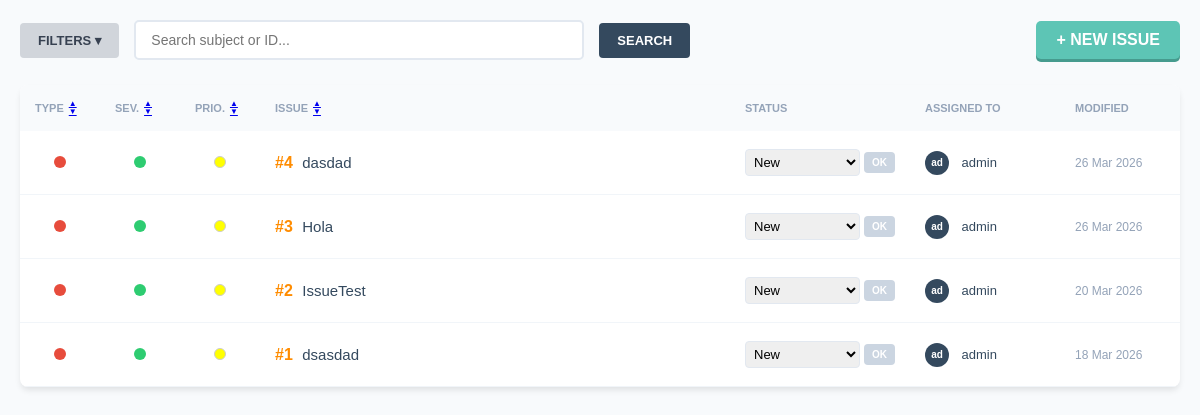
Before: / with the older database file.
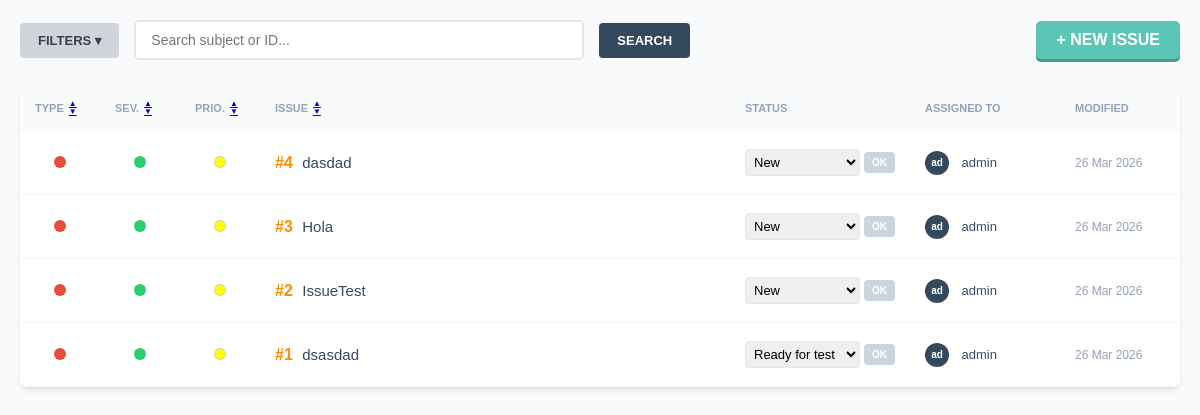
After: the same page with the newer database file.
### issues/models.py (models this page shows, shortened)
class Issue(models.Model):
    STATUS_CHOICES = [('New', 'New'), ('In Progress', 'In Progress'), ('Ready for test', 'Ready for test'), ('Closed', 'Closed'), ('Needs Info', 'Needs Info'), ('Rejected', 'Rejected'), ('Postponed', 'Postponed')]
    PRIORITY_CHOICES = [('Low', 'Low'), ('Normal', 'Normal'), ('High', 'High')]
    TYPE_CHOICES = [('Bug', 'Bug'), ('Question', 'Question'), ('Enhancement', 'Enhancement')]
    SEVERITY_CHOICES = [('Minor', 'Minor'), ('Normal', 'Normal'), ('Important', 'Important'), ('Critical', 'Critical')]
    subject = models.CharField(max_length=200) # En Taiga és 'Subject', no 'Title'
    description = models.TextField(blank=True)
    creator = models.ForeignKey(User, on_delete=models.CASCADE, related_name='created_issues')
    assignee = models.ForeignKey(User, on_delete=models.SET_NULL, null=True, blank=True, related_name='assigned_issues')
    status = models.CharField(max_length=20, choices=STATUS_CHOICES, default='New')
    priority = models.CharField(max_length=20, choices=PRIORITY_CHOICES, default='Normal')
    issue_type = models.CharField(max_length=20, choices=TYPE_CHOICES, default='Bug')
    issue_severity = models.CharField(max_length=20, choices=SEVERITY_CHOICES, default='Normal')
    deadline = models.DateField(null=True, blank=True)
    created_at = models.DateTimeField(auto_now_add=True)
    modified_at = models.DateTimeField(auto_now=True)

### issues/views.py (the view)
# urls.py: path('', issue_list, name='issue_list'),      # La página principal será la lista
def issue_list(request):
    order_param = request.GET.get('order_by', '-created_at')
    issues = Issue.objects.all().order_by(order_param)
    selected_types = request.GET.getlist('issue_type')
    selected_statuses = request.GET.getlist('filter_status')
    selected_severities = request.GET.getlist('issue_severity')
    selected_priorities = request.GET.getlist('priority')
    f_assignee = request.GET.get('assigned_to')
    search_query = request.GET.get('search', '').strip()
    if search_query:
        issues = issues.filter(Q(subject__icontains=search_query) | Q(id__icontains=search_query))
    if selected_types:
        issues = issues.filter(issue_type__in=selected_types)
    if selected_severities:
        issues = issues.filter(issue_severity__in=selected_severities)
    if selected_statuses:
        issues = issues.filter(status__in=selected_statuses)
    if selected_priorities:
        issues = issues.filter(priority__in=selected_priorities)
    if f_assignee:
        issues = issues.filter(assignee_id=f_assignee)
    def toggle_order(field):
        if order_param == field:
            return f"-{field}" # Si ya es asc, pasamos a desc
        return field # Si es cualquier otra cosa, ponemos asc
    base_stats = Issue.objects.all()
    users = User.objects.annotate(num_issues=Count('assigned_issues'))
    all_types = ['Bug', 'Question', 'Enhancement']
    all_severities = ['Wishlist', 'Minor', 'Normal', 'Important', 'Critical']
    all_statuses = ['New', 'In Progress', 'Ready for test', 'Needs Info', 'Rejected', 'Postponed', 'Closed']
    counts = {
        'bug': base_stats.filter(issue_type='Bug').count(),
        'question': base_stats.filter(issue_type='Question').count(),
        'enhancement': base_stats.filter(issue_type='Enhancement').count(),
        'wishlist': base_stats.filter(issue_severity='Wishlist').count(),
        'minor': base_stats.filter(issue_severity='Minor').count(),
        'normal_sev': base_stats.filter(issue_severity='Normal').count(),
        'important': base_stats.filter(issue_severity='Important').count(),
        'critical': base_stats.filter(issue_severity='Critical').count(),
        'new': base_stats.filter(status='New').count(),
        'in_progress': base_stats.filter(status='In Progress').count(),
        'ready_test': base_stats.filter(status='Ready for test').count(),
        'needs_info': base_stats.filter(status='Needs Info').count(),
        'rejected': base_stats.filter(status='Rejected').count(),
        'postponed': base_stats.filter(status='Postponed').count(),
        'closed': base_stats.filter(status='Closed').count(),
    }
    context = {
        'issues': issues,
        'counts': counts,
        'users': users,
        'show_filters': request.GET.get('show_filters') == '1',
        'all_types': all_types,
        'all_severities': all_severities,
        'all_statuses': all_statuses,
        'selected_types': selected_types,
        'selected_severities': selected_severities,
        'selected_statuses': selected_statuses,
        'search_query': search_query,
        'f_assignee': f_assignee,
        'current_order':order_param,
        'order_links': {
            'type': toggle_order('issue_type'),
            'sev': toggle_order('issue_severity'),
            'prio': toggle_order('priority'),
            'subj': toggle_order('subject'),
            'stat': toggle_order('status'),
            'assign': toggle_order('assignee'),
            'mod': toggle_order('modified_at'),
        },
    }
    return render(request, 'issues/list.html', context)

### issues/templates/issues/list.html (shortened to what the changed rows need)
<!DOCTYPE html>
<html lang="es">
<head>
</head>
<body>
<div class="container">
    <form method="GET" action="{% url 'issue_list' %}" id="filter-form">
        <div class="main-layout">
            <div class="table-wrapper">
                <table>
                    <thead>
                    <tr>
                        <th width="80">
                            <div class="th-content">TYPE
                                <div class="sort-arrows">
                                    <a href="?order_by=issue_type&show_filters={{ show_filters|yesno:'1,0' }}" class="{% if current_order == 'issue_type' %}active{% endif %}">▲</a>
                                    <a href="?order_by=-issue_type&show_filters={{ show_filters|yesno:'1,0' }}" class="{% if current_order == '-issue_type' %}active{% endif %}">▼</a>
                                </div>
                            </div>
                        </th>
                        <th width="80">
                            <div class="th-content">SEV.
                                <div class="sort-arrows">
                                    <a href="?order_by=issue_severity&show_filters={{ show_filters|yesno:'1,0' }}" class="{% if current_order == 'issue_severity' %}active{% endif %}">▲</a>
                                    <a href="?order_by=-issue_severity&show_filters={{ show_filters|yesno:'1,0' }}" class="{% if current_order == '-issue_severity' %}active{% endif %}">▼</a>
                                </div>
                            </div>
                        </th>
                        <th width="80">
                            <div class="th-content">PRIO.
                                <div class="sort-arrows">
                                    <a href="?order_by=priority&show_filters={{ show_filters|yesno:'1,0' }}" class="{% if current_order == 'priority' %}active{% endif %}">▲</a>
                                    <a href="?order_by=-priority&show_filters={{ show_filters|yesno:'1,0' }}" class="{% if current_order == '-priority' %}active{% endif %}">▼</a>
                                </div>
                            </div>
                        </th>
                        <th>
                            <div class="th-content">ISSUE
                                <div class="sort-arrows">
                                    <a href="?order_by=subject&show_filters={{ show_filters|yesno:'1,0' }}" class="{% if current_order == 'subject' %}active{% endif %}">▲</a>
                                    <a href="?order_by=-subject&show_filters={{ show_filters|yesno:'1,0' }}" class="{% if current_order == '-subject' %}active{% endif %}">▼</a>
                                </div>
                            </div>
                        </th>
                        <th width="180">STATUS</th>
                        <th width="150">ASSIGNED TO</th>
                        <th width="120">MODIFIED</th>
                    </tr>
                    </thead>
                    <tbody>
                    {% for issue in issues %}
                    <tr>
                        <td align="center"><span class="dot type-{{ issue.issue_type|lower }}"></span></td>
                        <td align="center"><span class="dot sev-{{ issue.issue_severity|lower }}"></span></td>
                        <td align="center"><span class="dot prio-{{ issue.priority|lower }}"></span></td>
                        <td>
                            <a href="{% url 'issue_detail' issue.id %}" class="ref-number">#{{ issue.id }}</a>
                            <a href="{% url 'issue_detail' issue.id %}" class="subject-link">{{ issue.subject }}</a>
                        </td>
                        <td>
                            <div style="display:flex; align-items:center;">
                                <select name="status" form="update-form-{{ issue.id }}" style="padding: 4px; border: 1px solid #e2e8f0; border-radius: 4px; font-size: 13px; flex-grow:1;">
                                    {% for st in all_statuses %}
                                    <option value="{{ st }}" {% if issue.status == st %}selected{% endif %}>{{ st }}</option>
                                    {% endfor %}
                                </select>
                                <button type="submit" form="update-form-{{ issue.id }}" class="btn-save-status">OK</button>
                            </div>
                        </td>
                        <td>
                            <div class="user-info">
                                <span class="user-avatar">{{ issue.assignee.username|slice:":2"|default:"--" }}</span>
                                <span style="font-size: 13px;">{{ issue.assignee.username|default:"Unassigned" }}</span>
                            </div>
                        </td>
                        <td style="color: #94a3b8; font-size: 12px;">{{ issue.modified_at|date:"d M Y" }}</td>
                    </tr>
                    {% endfor %}
                    </tbody>
                </table>
            </div>
        </div>
    </form>
</div>
</body>
</html>

Changed rows visible on the page:
changed Issue "IssueTest": modified_at "20 Mar 2026" → "26 Mar 2026"
changed Issue "dsasdad": status "New" → "Ready for test"; modified_at "18 Mar 2026" → "26 Mar 2026"
